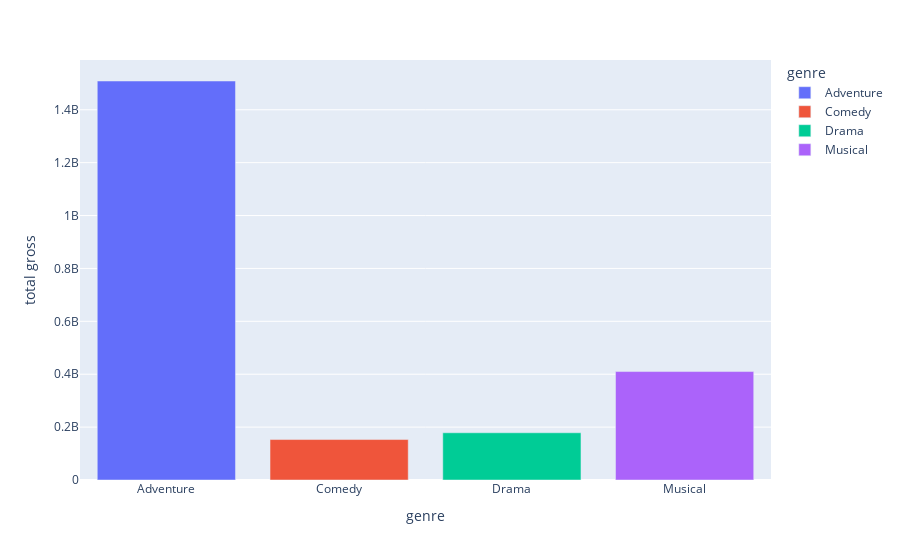

Write notebook code for a chart like this one.
### Markdown cell above
## Total gross by each Genre

### Code cell
sum_all=[]
for i,j in data.groupby(['genre']):
    sum_all.append(j['total_gross'].sum())
dic={'genre':lis_genre,'total gross':sum_all}
new_data=pd.DataFrame(dic)

fig=px.bar(new_data,x='genre',y='total gross',color='genre')
fig.show()

### Figure 1 — Plotly figure (JSON) as saved in the notebook; plotly's stock layout.template omitted (floating-point values rounded to 4 significant figures)
{"data": [{"alignmentgroup": "True", "hovertemplate": "genre=%{x}<br>total gross=%{y}<extra></extra>", "legendgroup": "Adventure", "marker": {"color": "#636efa", "pattern": {"shape": ""}}, "name": "Adventure", "offsetgroup": "Adventure", "orientation": "v", "showlegend": true, "textposition": "auto", "type": "bar", "x": ["Adventure"], "xaxis": "x", "y": [1508742365], "yaxis": "y"}, {"alignmentgroup": "True", "hovertemplate": "genre=%{x}<br>total gross=%{y}<extra></extra>", "legendgroup": "Comedy", "marker": {"color": "#EF553B", "pattern": {"shape": ""}}, "name": "Comedy", "offsetgroup": "Comedy", "orientation": "v", "showlegend": true, "textposition": "auto", "type": "bar", "x": ["Comedy"], "xaxis": "x", "y": [153000000], "yaxis": "y"}, {"alignmentgroup": "True", "hovertemplate": "genre=%{x}<br>total gross=%{y}<extra></extra>", "legendgroup": "Drama", "marker": {"color": "#00cc96", "pattern": {"shape": ""}}, "name": "Drama", "offsetgroup": "Drama", "orientation": "v", "showlegend": true, "textposition": "auto", "type": "bar", "x": ["Drama"], "xaxis": "x", "y": [178600000], "yaxis": "y"}, {"alignmentgroup": "True", "hovertemplate": "genre=%{x}<br>total gross=%{y}<extra></extra>", "legendgroup": "Musical", "marker": {"color": "#ab63fa", "pattern": {"shape": ""}}, "name": "Musical", "offsetgroup": "Musical", "orientation": "v", "showlegend": true, "textposition": "auto", "type": "bar", "x": ["Musical"], "xaxis": "x", "y": [410088485], "yaxis": "y"}], "layout": {"barmode": "relative", "legend": {"title": {"text": "genre"}, "tracegroupgap": 0}, "margin": {"t": 60}, "xaxis": {"anchor": "y", "categoryarray": ["Adventure", "Comedy", "Drama", "Musical"], "categoryorder": "array", "domain": [0, 1], "title": {"text": "genre"}}, "yaxis": {"anchor": "x", "domain": [0, 1], "title": {"text": "total gross"}}}}
